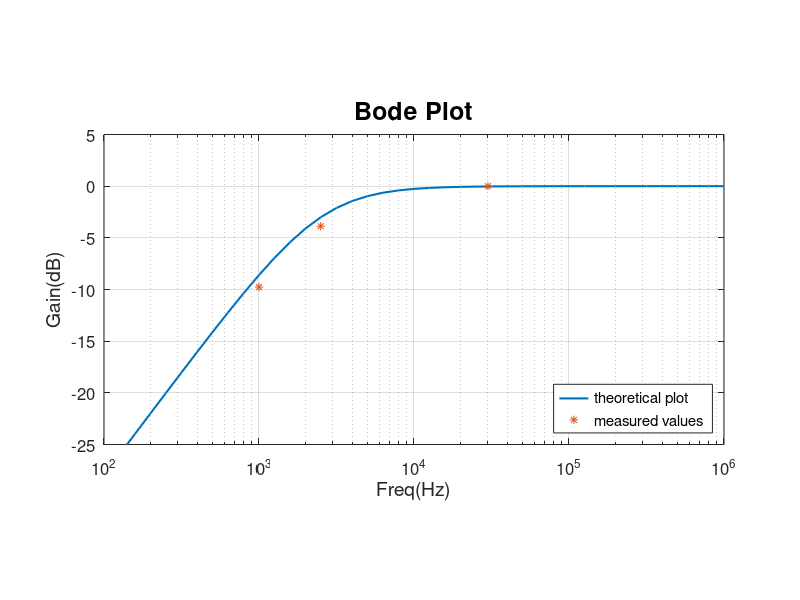

Write MATLAB code to recreate this figure.
close all;
clear;
clc;

f = 10.^(2:0.1:6); %frequency vector
fc= 2500; %cutoff frequency
resp = 20*log10(((f/fc)./(sqrt(1+(f/fc).^2))));

f1 = [1000,2500,30000];
vin = [2,2,2];
vout = [0.65,1.28,2.00];

gain_real = 20*log10(vout./vin);
figure;
semilogx(f,resp,'linewidth',1.5);
hold on;
semilogx(f1,gain_real, '*');
set(gca, 'fontsize', 12);
xlabel('Freq(Hz)', 'fontsize', 14);
ylabel('Gain(dB)', 'fontsize', 14);
title('Bode Plot', 'fontsize', 18);
grid on;
pbaspect([2 1 1]);
ylim([-25 5]);
xlim([100 1000000]);

legend({'theoretical plot','measured values'},'Location','southeast');

